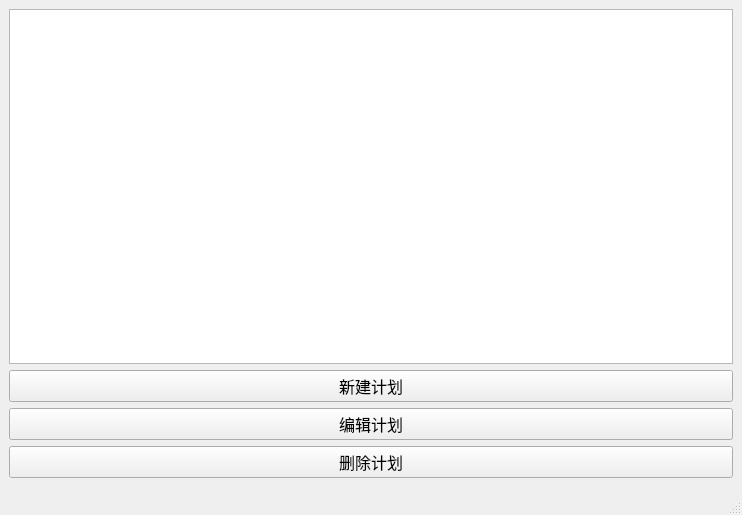
<?xml version="1.0" encoding="UTF-8"?>
<ui version="4.0">
 <class>MainWindow</class>
 <widget class="QMainWindow" name="MainWindow">
  <property name="geometry">
   <rect>
    <x>0</x>
    <y>0</y>
    <width>742</width>
    <height>515</height>
   </rect>
  </property>
  <property name="font">
   <font>
    <family>微软雅黑</family>
    <pointsize>12</pointsize>
   </font>
  </property>
  <property name="mouseTracking">
   <bool>true</bool>
  </property>
  <property name="windowTitle">
   <string>备份计划</string>
  </property>
  <widget class="QWidget" name="centralwidget">
   <layout class="QGridLayout" name="gridLayout">
    <item row="7" column="0">
     <widget class="QPushButton" name="Button_Edit">
      <property name="text">
       <string>编辑计划</string>
      </property>
     </widget>
    </item>
    <item row="2" column="0">
     <widget class="QPushButton" name="Button_Create">
      <property name="text">
       <string>新建计划</string>
      </property>
     </widget>
    </item>
    <item row="8" column="0">
     <widget class="QPushButton" name="Button_Delete">
      <property name="text">
       <string>删除计划</string>
      </property>
     </widget>
    </item>
    <item row="1" column="0">
     <widget class="QTableWidget" name="Table_Schedule">
      <property name="mouseTracking">
       <bool>true</bool>
      </property>
     </widget>
    </item>
   </layout>
  </widget>
  <widget class="QMenuBar" name="menubar">
   <property name="geometry">
    <rect>
     <x>0</x>
     <y>0</y>
     <width>742</width>
     <height>27</height>
    </rect>
   </property>
  </widget>
  <widget class="QStatusBar" name="statusbar"/>
 </widget>
 <resources/>
 <connections/>
 <slots>
  <slot>showSettingPage()</slot>
  <slot>deleteSchedule()</slot>
 </slots>
</ui>
